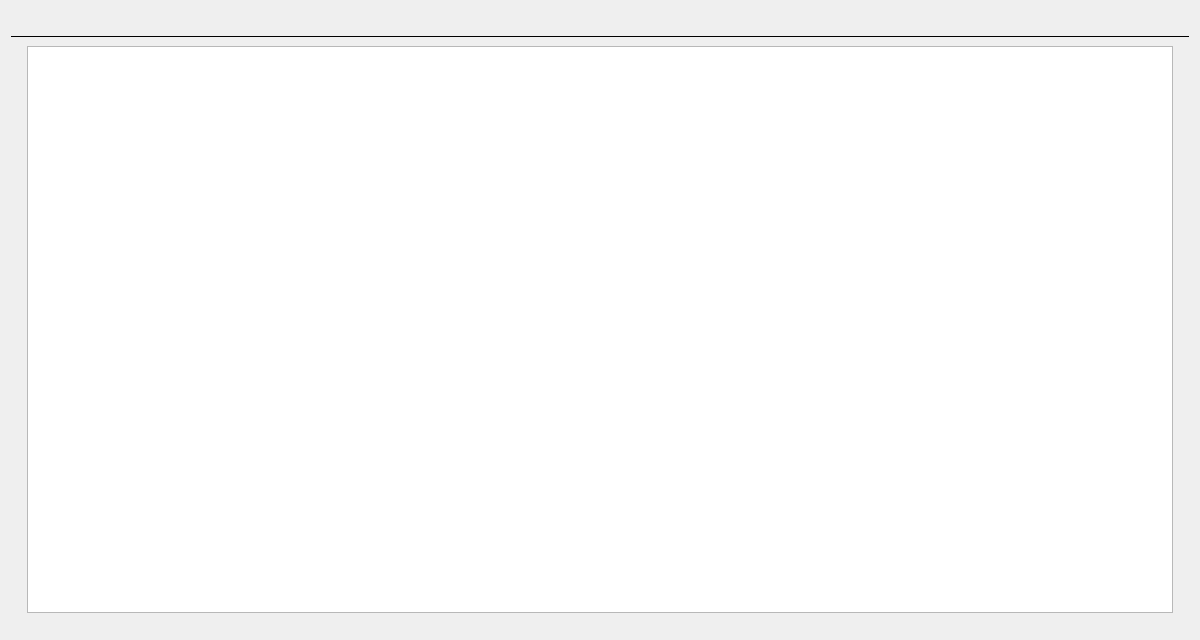
<?xml version="1.0" encoding="UTF-8"?>
<ui version="4.0">
 <class>CameraListDialog</class>
 <widget class="QDialog" name="CameraListDialog">
  <property name="geometry">
   <rect>
    <x>0</x>
    <y>0</y>
    <width>1200</width>
    <height>640</height>
   </rect>
  </property>
  <layout class="QVBoxLayout" name="verticalLayout">
   <item>
    <widget class="QnPanel" name="panelWidget" native="true">
     <layout class="QHBoxLayout" name="horizontalLayout_2">
      <item>
       <widget class="QnSearchLineEdit" name="filterLineEdit" native="true">
        <property name="sizePolicy">
         <sizepolicy hsizetype="Expanding" vsizetype="Preferred">
          <horstretch>0</horstretch>
          <verstretch>0</verstretch>
         </sizepolicy>
        </property>
       </widget>
      </item>
     </layout>
    </widget>
   </item>
   <item>
    <widget class="Line" name="line">
     <property name="frameShadow">
      <enum>QFrame::Plain</enum>
     </property>
     <property name="orientation">
      <enum>Qt::Horizontal</enum>
     </property>
    </widget>
   </item>
   <item>
    <widget class="QStackedWidget" name="stackedWidget">
     <property name="currentIndex">
      <number>0</number>
     </property>
     <widget class="QWidget" name="dataPage">
      <layout class="QVBoxLayout" name="verticalLayout_3">
       <property name="leftMargin">
        <number>16</number>
       </property>
       <property name="topMargin">
        <number>2</number>
       </property>
       <property name="rightMargin">
        <number>16</number>
       </property>
       <property name="bottomMargin">
        <number>16</number>
       </property>
       <item>
        <widget class="QnTableView" name="camerasView">
         <property name="mouseTracking">
          <bool>true</bool>
         </property>
         <property name="contextMenuPolicy">
          <enum>Qt::CustomContextMenu</enum>
         </property>
         <property name="sizeAdjustPolicy">
          <enum>QAbstractScrollArea::AdjustToContents</enum>
         </property>
         <property name="editTriggers">
          <set>QAbstractItemView::NoEditTriggers</set>
         </property>
         <property name="horizontalScrollMode">
          <enum>QAbstractItemView::ScrollPerPixel</enum>
         </property>
         <property name="showGrid">
          <bool>false</bool>
         </property>
         <property name="sortingEnabled">
          <bool>true</bool>
         </property>
         <attribute name="horizontalHeaderDefaultSectionSize">
          <number>120</number>
         </attribute>
         <attribute name="horizontalHeaderMinimumSectionSize">
          <number>40</number>
         </attribute>
         <attribute name="verticalHeaderVisible">
          <bool>false</bool>
         </attribute>
        </widget>
       </item>
      </layout>
     </widget>
    </widget>
   </item>
  </layout>
 </widget>
 <customwidgets>
  <customwidget>
   <class>QnTableView</class>
   <extends>QTableView</extends>
   <header location="global">ui/widgets/common/table_view.h</header>
  </customwidget>
  <customwidget>
   <class>QnSearchLineEdit</class>
   <extends>QWidget</extends>
   <header location="global">ui/widgets/common/search_line_edit.h</header>
   <container>1</container>
  </customwidget>
  <customwidget>
   <class>QnPanel</class>
   <extends>QWidget</extends>
   <header location="global">ui/widgets/common/panel.h</header>
   <container>1</container>
  </customwidget>
 </customwidgets>
 <resources/>
 <connections/>
</ui>
